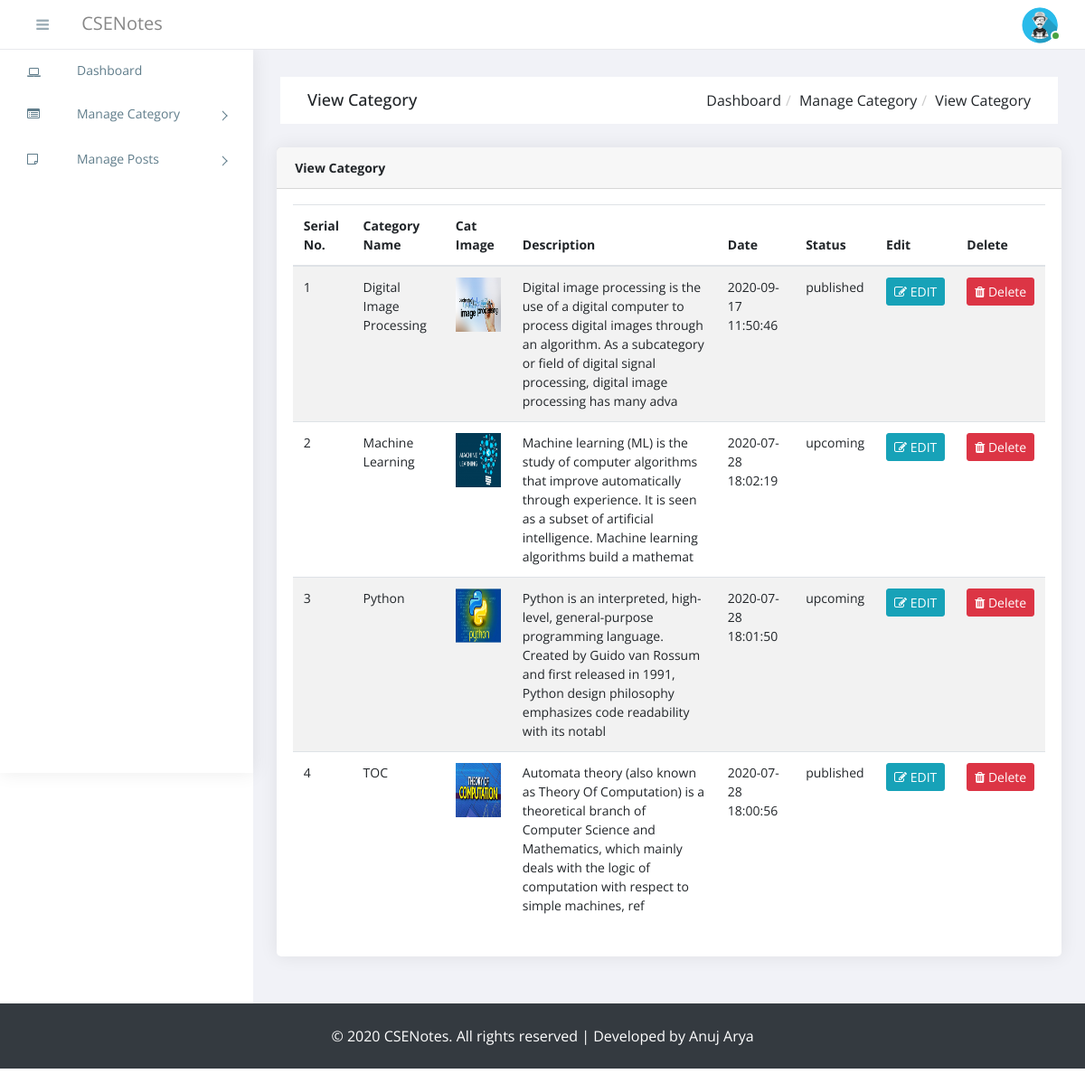
Screenshot of /admin/view-category.php (signed in) with the database file from the repository.
### tables this page shows
CREATE TABLE `tbl_category` (
  `id` int(11) NOT NULL,
  `catname` varchar(255) DEFAULT NULL,
  `create_date` datetime DEFAULT NULL,
  `catimage` varchar(255) DEFAULT NULL,
  `description` text DEFAULT NULL,
  `status` enum('published','upcoming') DEFAULT NULL
);

### admin/database/database_connection.php (called while the page is built, shortened)
<?php
try
{
	$SERVER = 'localhost';
	$USER 	= 'root';
	$PASS 	= '';
	$DB 	= 'db_csenotes';
	$con = mysqli_connect($SERVER, $USER, $PASS, $DB);
	function clean_data($string)
	{
		global $con;
		$string = strip_tags(trim($string));
		$string = addslashes($string);
		$string = htmlspecialchars($string);
		$string = mysqli_real_escape_string($con, $string);
		return $string;
	}
	function getAdminDetail(){
		global $con;
		$username = clean_data($_SESSION['admin']);
		$query = $con->prepare("SELECT * FROM tbl_admin WHERE username=? ");
			$query->bind_param('s', $username);
			$query->execute();
			$result = $query->get_result();
			return $result;
	}
	function viewAllCategory($e=''){
		global $con;
		if(empty($e)){
			$query = $con->prepare("SELECT * FROM tbl_category ORDER BY create_date DESC");
		}
		else{
			$query = $con->prepare("SELECT * FROM tbl_category WHERE catname != ? ORDER BY create_date DESC");
			$query->bind_param('s',$e);
		}
		$query->execute();
		$result = $query->get_result();
		return $result;
	}
}
catch(PDOException $e)
{
	echo "Error ".$e->getMessage();
}
?>

### admin/view-category.php (the view, shortened to what this page needs)
<?php
require_once('database/database_connection.php');
?>
<!DOCTYPE html>
<html>
<head>
  <link rel="stylesheet" href="https://cdn.jsdelivr.net/npm/bootstrap@4.1.3/dist/css/bootstrap.min.css">
  <link rel="stylesheet" href="https://cdn.jsdelivr.net/npm/font-awesome@4.7.0/css/font-awesome.min.css">
  <link rel="stylesheet" type="text/css" href="https://cdn.datatables.net/1.10.21/css/jquery.dataTables.css">
  <link rel="stylesheet" href="assets/css/style.css">
</head>
<body>
  <?php include("include/sidebar.php");?>
  <div id="right-panel" class="right-panel">
    <?php include_once('include/header.php'); ?>
    <div class="breadcrumbs">
      <div class="breadcrumbs-inner">
        <div class="row m-0">
          <div class="col-sm-4">
            <div class="page-header float-left">
              <div class="page-title">
                <h1>View Category</h1>
              </div>
            </div>
          </div>
          <div class="col-sm-8">
            <div class="page-header float-right">
              <div class="page-title">
                <ol class="breadcrumb text-right">
                  <li><a>Dashboard</a></li>
                  <li><a>Manage Category</a></li>
                  <li class="active">View Category</li>
                </ol>
              </div>
            </div>
          </div>
        </div>
      </div>
    </div>
    <div class="content" style="height:auto !important;font-size:14px;">
      <div class="animated fadeIn">
        <div class="card responsive-tab">
          <div class="card-header"><strong>View Category</strong></div>
          <div class="card-body">
            <table class="table table-striped" id="cat_table">
              <thead>
                <tr>
                  <th>Serial No.</th>
                  <th>Category Name</th>
                  <th>Cat Image</th>
                  <th>Description</th>
                  <th>Date</th>
                  <th>Status</th>
                  <th>Edit</th>
                  <th>Delete</th>
                </tr>
              </thead>
              <tbody>
                <?php
                $result = viewAllCategory();
                if(!empty($result)){
                  $counter=0;
                  while($row = $result->fetch_assoc()){
                    echo '<tr>
                    <td>'.++$counter.'</td>
                    <td>'.$row['catname'].'</td>';
                    if(!empty($row['catimage'])){
                      echo '<td><img src="images/'.$row['catimage'].'" class="img-fluid" style="width:120px;height:60px;"></td>';
                    }
                    else{
                      echo '<td>No Image</td>';
                    }
                    echo '
                    <td>'.substr($row['description'], 0, 200).'</td>
                    <td>'.$row['create_date'].'</td>
                    <td>'.$row['status'].'</td>
                    <td><a href="edit_category.php?id='.$row['id'].'" class="btn btn-sm btn-info"><i class="fa fa-edit"></i> EDIT</a></td>
                    <td><a onclick="return confirm(\'Are you sure you want to delete this item?\')"
                          type="button" href="delete_category.php?id='.$row['id'].'"
                        class="btn btn-sm btn-danger text-white"><i class="fa fa-trash"></i> Delete</a></td>
                    </tr>';
                  }
                }
                ?>
              </tbody>
            </table>
          </div>
        </div>
      </div>
    </div>
  </div>
  <?php include("include/footer.php");?>
</body>
</html>

### admin/include/header.php (shortened to what this page needs)
<header id="header" class="header">
    <div class="top-left">
        <div class="navbar-header">
            <a id="menuToggle" class="menutoggle mr-3 pr-3"><i class="fa fa-bars"></i></a>
               <a class="navbar-brand" href="./">CSENotes</a>
        </div>
    </div>
    <div class="top-right">
        <div class="header-menu">
            <div class="user-area dropdown float-right">
                <a href="#" class="dropdown-toggle active" data-toggle="dropdown" aria-haspopup="true" aria-expanded="false">
                    <img class="user-avatar rounded-circle" src="<?= getAdminDetail()->fetch_assoc()['profile']  ?>" alt="User Avatar">
                </a>
            </div>
        </div>
    </div>
</header>

### admin/assets/css/style.css (style rules this page uses)
body { display: table; font-family: "Open Sans", sans-serif; font-size: 16px; width: 100%; }
a, button { text-decoration: none; outline: none !important; color: #878787; -webkit-transition: all 0.25s ease; transition: all 0.25s ease; }
h1, h2, h3, h4, h5, h6 { margin: 0; }
ul, ol { padding-left: 0; }
img { max-width: 100%; }
.btn, button, input, textarea { -webkit-box-shadow: none; box-shadow: none; outline: 0 !important; }
.btn { border-radius: 3px; }
.right-panel { background: #f1f2f7; margin-left: 280px; margin-top: 55px; }
.right-panel .top-left { width: 350px; float: left; }
.right-panel .breadcrumbs { float: left; margin-top: 30px; padding: 0 1.875em; width: 100%; }
.right-panel .breadcrumbs .breadcrumbs-inner { background-color: #fff; }
.right-panel .page-header { min-height: 50px; margin: 0px; padding: 0px 15px; background: #ffffff; border-bottom: 0px; }
.right-panel .page-header h1 { font-size: 18px; padding: 15px 0; }
.right-panel .page-header .breadcrumb { margin: 0px; padding: 13.5px 0; background: #fff; text-transform: capitalize; }
.right-panel .page-header .breadcrumb > li + li:before { padding: 0 5px; color: #ccc; content: "/\00a0"; }
.right-panel header.header { background: #fff; border-bottom: 1px solid #e8e9ed; -webkit-box-shadow: none; box-shadow: none; clear: both; padding: 0 30px; height: 55px; position: fixed; left: 280px; left: 0; right: 0; top: 0; z-index: 999; }
.right-panel .navbar-brand { width: 250px; display: inline-block; }
.right-panel .menutoggle { padding-top: 7px; }
.right-panel .navbar-header { width: 100%; background-color: #fff; padding: 0 1.25em 0 0; }
.right-panel .navbar-header > a { display: inline-block; }
.right-panel .navbar-brand { line-height: 42px; }
.menutoggle { background-color: transparent; color: #99abb4 !important; cursor: pointer; font-size: 1em; height: 40px; line-height: 40px; width: 40px; display: block; text-align: right; }
.header-menu { display: -webkit-box; display: -ms-flexbox; display: flex; -webkit-box-pack: end; -ms-flex-pack: end; justify-content: flex-end; }
.header-menu .dropdown { line-height: 55px; margin-top: 0 !important; }
.header-menu .dropdown .dropdown-toggle { line-height: 55px; }
.user-area .dropdown-toggle { position: relative; z-index: 0; }
.user-area .dropdown-toggle:before { content: ""; position: absolute; right: -3px; bottom: 10px; background: #868e96; width: 11px; height: 11px; border-radius: 100%; border: 2px solid white; z-index: 1; }
.user-area .dropdown-toggle.active:before { background: #49a342; }
.user-area { float: right; padding-right: 0; position: relative; padding-left: 20px; }
.user-area .user-avatar { float: right; width: 40px; }
.user-area .dropdown-toggle { line-height: 55px; height: 55px; display: -webkit-box; display: -ms-flexbox; display: flex; -webkit-box-pack: center; -ms-flex-pack: center; justify-content: center; -webkit-box-align: center; -ms-flex-align: center; align-items: center; }
.user-area .dropdown-toggle:after { display: none; }
.content { float: left; padding: 1.875em; width: 100%; }
.card { margin-bottom: 1.875em; border-radius: 5px; padding: 0; border: 0px solid transparent; -webkit-box-shadow: 0 0 20px rgba(0, 0, 0, 0.08); box-shadow: 0 0 20px rgba(0, 0, 0, 0.08); }
.card .card-body { float: left; padding: 1.25em; position: relative; width: 100%; }
.btn, .button { display: inline-block; font-weight: 400; text-align: center; white-space: nowrap; vertical-align: middle; -webkit-transition: all .15s ease-in-out; transition: all .15s ease-in-out; border-radius: 3; cursor: pointer; }
@media (max-width: 1368px) { .card-body { padding: 15px; } }

### rows the page displays
tbl_category: catname "Digital Image Processing", catimage (picture), description "Digital image processing is the use of a digital computer to process digital images through an algorithm. As a subcategory or field of digital signal processing, digital image processing has many adva", create_date "2020-09-17 11:50:46", status "published"
tbl_category: catname "Machine Learning", catimage (picture), description "Machine learning (ML) is the study of computer algorithms that improve automatically through experience. It is seen as a subset of artificial intelligence. Machine learning algorithms build a mathemat", create_date "2020-07-28 18:02:19", status "upcoming"
tbl_category: catname "Python", catimage (picture), description "Python is an interpreted, high-level, general-purpose programming language. Created by Guido van Rossum and first released in 1991, Python design philosophy emphasizes code readability with its notabl", create_date "2020-07-28 18:01:50", status "upcoming"
tbl_category: catname "TOC", catimage (picture), description "Automata theory (also known as Theory Of Computation) is a theoretical branch of Computer Science and Mathematics, which mainly deals with the logic of computation with respect to simple machines, ref", create_date "2020-07-28 18:00:56", status "published"
